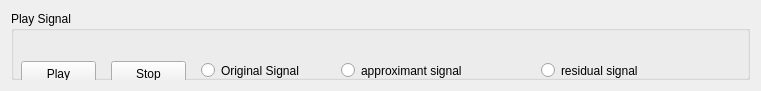
        <widget class="QWidget" name="verticalLayout_9" >
         <property name="geometry" >
          <rect>
           <x>20</x>
           <y>460</y>
           <width>761</width>
           <height>91</height>
          </rect>
         </property>
         <layout class="QVBoxLayout" >
          <item>
           <widget class="QGroupBox" name="groupBox_3" >
            <property name="title" >
             <string>Play Signal</string>
            </property>
            <widget class="QPushButton" name="btnPlay" >
             <property name="geometry" >
              <rect>
               <x>10</x>
               <y>50</y>
               <width>75</width>
               <height>26</height>
              </rect>
             </property>
             <property name="toolTip" >
              <string>open</string>
             </property>
             <property name="text" >
              <string>Play</string>
             </property>
             <property name="icon" >
              <iconset>resouces/player_play.png</iconset>
             </property>
             <property name="checkable" >
              <bool>false</bool>
             </property>
             <property name="flat" >
              <bool>false</bool>
             </property>
            </widget>
            <widget class="QRadioButton" name="radioButtonOri" >
             <property name="geometry" >
              <rect>
               <x>190</x>
               <y>50</y>
               <width>121</width>
               <height>19</height>
              </rect>
             </property>
             <property name="text" >
              <string>Original Signal</string>
             </property>
            </widget>
            <widget class="QRadioButton" name="radioButtonApprox" >
             <property name="geometry" >
              <rect>
               <x>330</x>
               <y>50</y>
               <width>171</width>
               <height>19</height>
              </rect>
             </property>
             <property name="text" >
              <string>approximant signal</string>
             </property>
            </widget>
            <widget class="QRadioButton" name="radioButtonResi" >
             <property name="geometry" >
              <rect>
               <x>530</x>
               <y>50</y>
               <width>141</width>
               <height>19</height>
              </rect>
             </property>
             <property name="text" >
              <string>residual signal</string>
             </property>
            </widget>
            <widget class="QPushButton" name="btnStop" >
             <property name="geometry" >
              <rect>
               <x>100</x>
               <y>50</y>
               <width>75</width>
               <height>26</height>
              </rect>
             </property>
             <property name="toolTip" >
              <string>open</string>
             </property>
             <property name="text" >
              <string>Stop</string>
             </property>
             <property name="icon" >
              <iconset>resouces/player_stop.png</iconset>
             </property>
             <property name="checkable" >
              <bool>false</bool>
             </property>
             <property name="flat" >
              <bool>false</bool>
             </property>
            </widget>
           </widget>
          </item>
         </layout>
        </widget>
